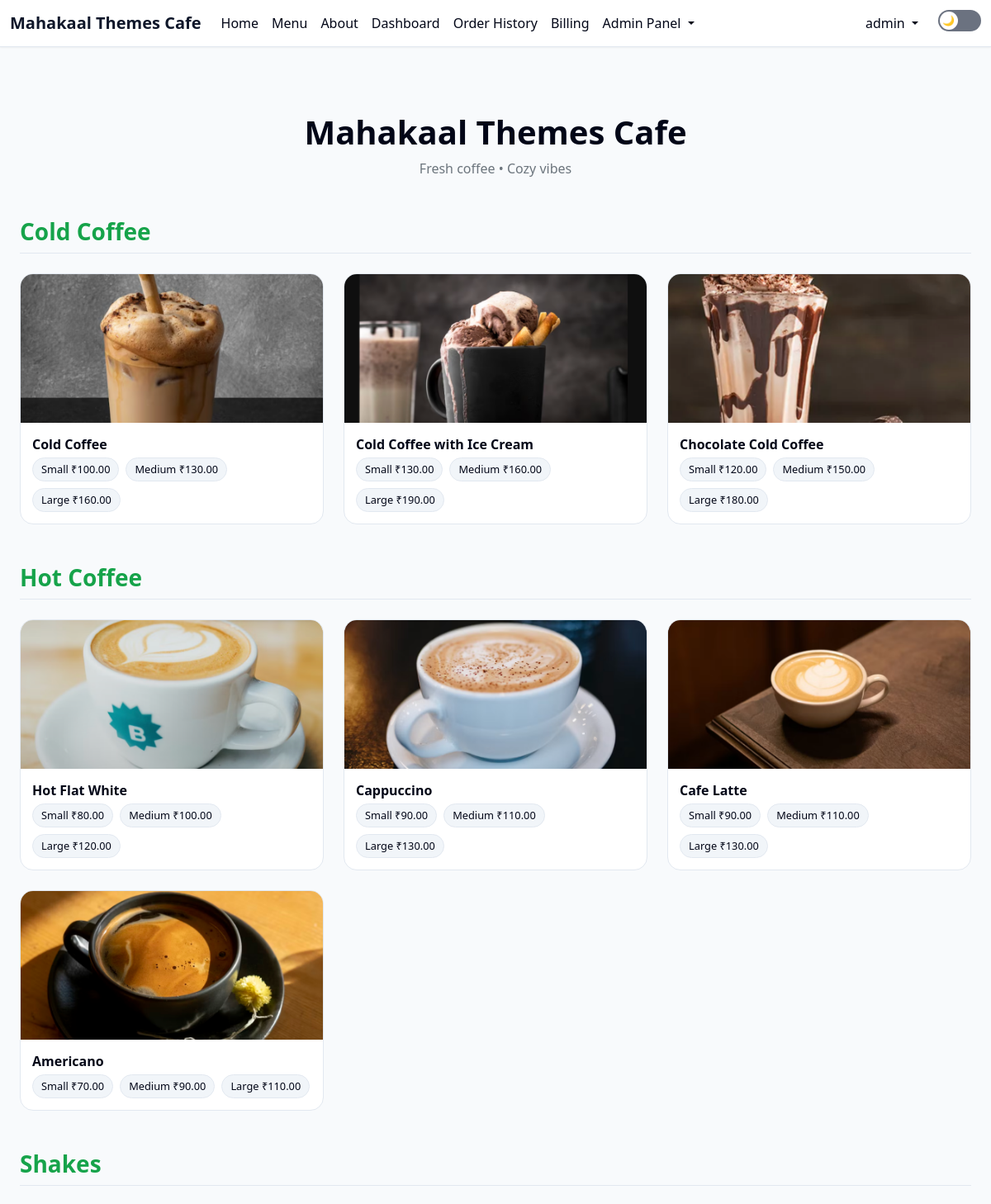
The page /menu/ (signed in, upper part) on the database its author committed.
### home/models.py (models this page shows, shortened)
class Category(models.Model):
    name = models.CharField(max_length=100)
    image = models.ImageField(upload_to="category_images/", blank=True, null=True)
    is_active = models.BooleanField(default=True)

class Item(models.Model):
    class Station(models.TextChoices):
        KITCHEN = "KITCHEN", "Kitchen"
        BARISTA = "BARISTA", "Barista"
    category = models.ForeignKey(
        Category,
        on_delete=models.CASCADE,
        related_name="items",
    )
    name = models.CharField(max_length=150)
    description = models.TextField(blank=True)
    image = models.ImageField(upload_to="item_images/", blank=True, null=True)
    station = models.CharField(
        max_length=20,
        choices=Station.choices,
        default=Station.KITCHEN,
        help_text="Preparation station for this item",
    )
    is_available = models.BooleanField(default=True)
    created_at = models.DateTimeField(auto_now_add=True)

class ItemSize(models.Model):
    SIZE_CHOICES = (
        ("S", "Small"),
        ("M", "Medium"),
        ("L", "Large"),
    )
    item = models.ForeignKey(
        Item,
        related_name="sizes",
        on_delete=models.CASCADE
    )
    size = models.CharField(max_length=1, choices=SIZE_CHOICES)
    price = models.DecimalField(max_digits=8, decimal_places=2)
    class Meta:
        unique_together = ("item", "size")

### home/views.py (the view)
# urls.py: path("menu/", views.menu_display, name="menu_display"),
def menu_display(request):
    categories = (
        Category.objects
        .filter(is_active=True)
        .prefetch_related("items__sizes")
        .order_by("name")
    )
    return render(request, "menu/menu_display.html", {
        "categories": categories
    })

### templates/menu/menu_display.html (shortened to what this page needs)
{% extends "base.html" %}
{% block body %}
<div class="container py-5 menu-wrapper">
  <div class="text-center mb-5">
    <h1 class="fw-bold">Mahakaal Themes Cafe</h1>
    <p class="text-muted">Fresh coffee • Cozy vibes</p>
  </div>
  {% for category in categories %}
  <div class="category-section">
    <h3 class="category-title mb-4">
      {{ category.name }}
    </h3>
    <div class="row g-4">
      {% for item in category.items.all %}
      <div class="col-sm-6 col-lg-4">
        <div class="menu-item-card h-100">
          {% if item.image %}
            <img
              src="{{ item.image.url }}"
              class="menu-item-image"
              alt="{{ item.name }}"
            >
          {% else %}
            <div style="height:180px;background:#e5e7eb;"></div>
          {% endif %}
          <div class="menu-item-body">
            <div class="menu-item-title mb-1">
              {{ item.name }}
            </div>
            <div class="d-flex flex-wrap gap-2">
              {% for s in item.sizes.all %}
                <span class="price-pill">
                  {{ s.get_size_display }} ₹{{ s.price }}
                </span>
              {% endfor %}
            </div>
          </div>
        </div>
      </div>
      {% endfor %}
    </div>
  </div>
  {% endfor %}
</div>
{% endblock %}

### templates/base.html (shortened to what this page needs)
<!doctype html>
<html lang="en">
<head>
  <link href="https://cdn.jsdelivr.net/npm/bootstrap@5.2.2/dist/css/bootstrap.min.css" rel="stylesheet">
  <link href="https://cdn.jsdelivr.net/npm/select2@4.1.0-rc.0/dist/css/select2.min.css" rel="stylesheet">
</head>
<body>
<nav class="navbar fixed-top navbar-expand-lg theme-navbar">
    <div class="container-fluid">
    <a class="navbar-brand" href="/">
      Mahakaal Themes Cafe
    </a>
    <div class="collapse navbar-collapse" id="navbarSupportedContent">
      <ul class="navbar-nav me-auto mb-2 mb-lg-0">
        <li class="nav-item">
          <a class="nav-link" href="/">Home</a>
        </li>
        <li class="nav-item">
          <a class="nav-link" href="/menu">Menu</a>
        </li>
        <li class="nav-item">
          <a class="nav-link" href="/about">About</a>
        </li>
        {% if user.is_superuser %}
        <li class="nav-item">
          <a class="nav-link" href="/dashboard">Dashboard</a>
        </li>
        {% endif %}
        {% if user.is_staff or user.is_superuser %}
        <li class="nav-item">
          <a class="nav-link" href="/orders/history">Order History</a>
        </li>
        {% endif %}
        {% if user.is_staff or user.is_superuser %}
        <li class="nav-item">
          <a class="nav-link"
             href="{% url 'billing:create_bill' %}">
            Billing
          </a>
          {% endif %}
        </li>
        {% if user.is_superuser %}
        <li class="nav-item dropdown">
          <a class="nav-link dropdown-toggle" href="#" data-bs-toggle="dropdown">
            Admin Panel
          </a>
        </li>
        {% endif %}
      </ul>
      <ul class="navbar-nav ms-auto align-items-center">
      {% if user.is_authenticated %}
        <li class="nav-item dropdown">
          <a class="nav-link dropdown-toggle" href="#" data-bs-toggle="dropdown">
            {{ user.username }}
          </a>
        </li>
      {% else %}
        <li class="nav-item">
          <a class="nav-link" href="{% url 'authentication:login' %}">
            Login
          </a>
        </li>
      {% endif %}
    </ul>
      <div class="theme-switch ms-3">
        <label for="themeToggle"></label>
      </div>
    </div>
  </div>
</nav>
<div class="page-wrapper">
  <main class="page-content">
    <div class="container-fluid pt-4" style="margin-top:64px;">
      {% block body %}{% endblock body %}
    </div>
  </main>
</div>
</body>
</html>

### rows shown on the page
Category: name "Cold Coffee"
Item: image (picture), name "Cold Coffee"
ItemSize: size "Small", price "100.00"
ItemSize: size "Medium", price "130.00"
ItemSize: size "Large", price "160.00"
Item: image (picture), name "Cold Coffee with Ice Cream"
ItemSize: size "Small", price "130.00"
ItemSize: size "Medium", price "160.00"
ItemSize: size "Large", price "190.00"
Item: image (picture), name "Chocolate Cold Coffee"
ItemSize: size "Small", price "120.00"
ItemSize: size "Medium", price "150.00"
ItemSize: size "Large", price "180.00"
Category: name "Hot Coffee"
Item: image (picture), name "Hot Flat White"
ItemSize: size "Small", price "80.00"
ItemSize: size "Medium", price "100.00"
ItemSize: size "Large", price "120.00"
Item: image (picture), name "Cappuccino"
ItemSize: size "Small", price "90.00"
ItemSize: size "Medium", price "110.00"
ItemSize: size "Large", price "130.00"
Item: image (picture), name "Cafe Latte"
ItemSize: size "Small", price "90.00"
ItemSize: size "Medium", price "110.00"
ItemSize: size "Large", price "130.00"
Item: image (picture), name "Americano"
ItemSize: size "Small", price "70.00"
ItemSize: size "Medium", price "90.00"
ItemSize: size "Large", price "110.00"
Category: name "Shakes"

### other values the page prints
{{ user.username }} "admin"
